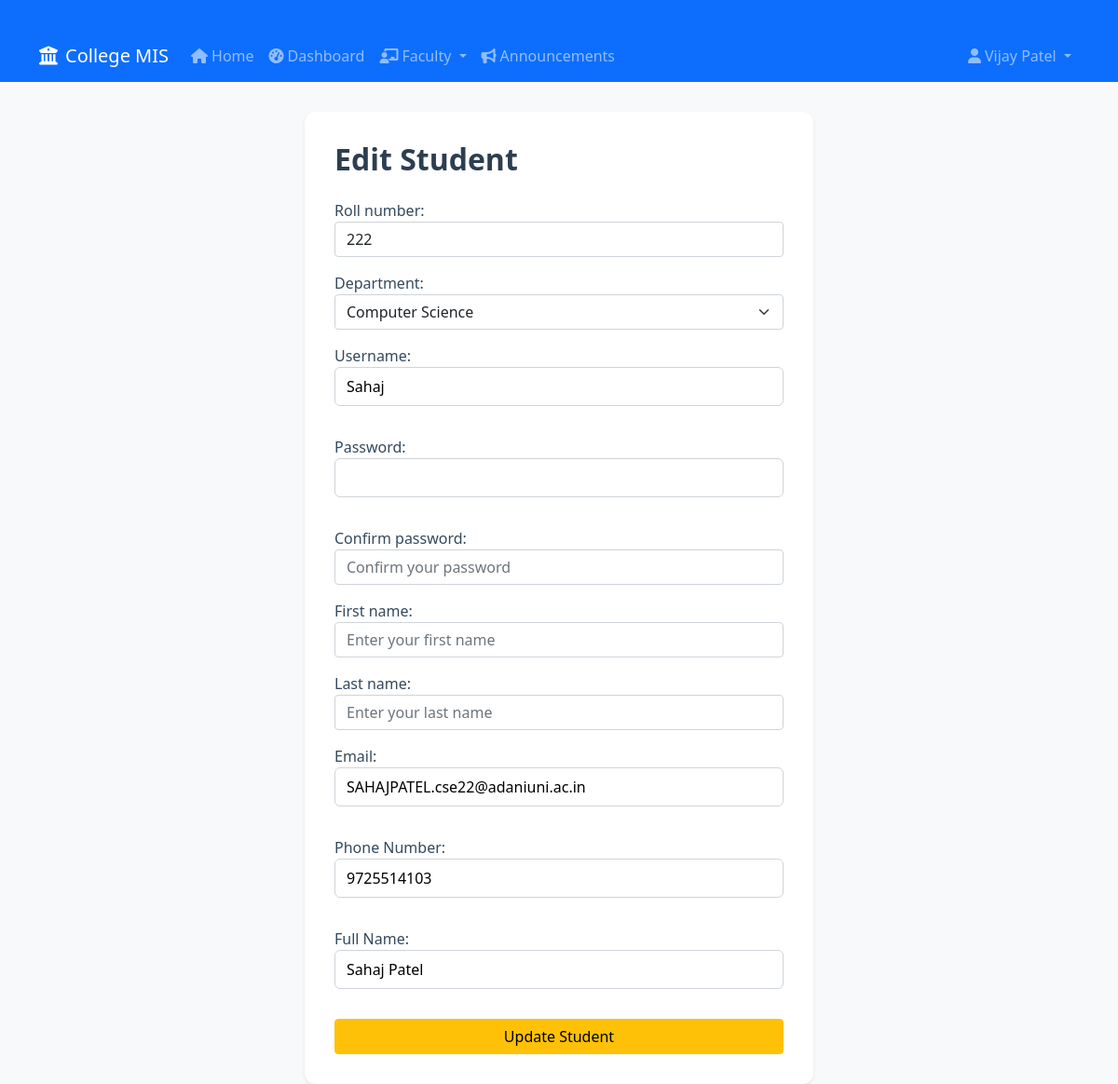
The page /faculty/students/1/edit/ (signed in) on the database its author committed.
### core/models.py (models this page shows, shortened)
class User(AbstractUser):
    is_student = models.BooleanField(default=False)
    is_faculty = models.BooleanField(default=False)

class Student(models.Model):
    DEPARTMENT_CHOICES = [
        ('computer_science', 'Computer Science'),
        ('information_technology', 'Information Technology'),
        ('electronics', 'Electronics & Communication'),
        ('mechanical', 'Mechanical Engineering'),
        ('civil', 'Civil Engineering'),
        ('electrical', 'Electrical Engineering'),
        ('business', 'Business Administration'),
        ('arts', 'Arts & Humanities'),
        ('science', 'Science'),
        ('commerce', 'Commerce'),
        ('other', 'Other'),
    ]
    user = models.OneToOneField('core.User', on_delete=models.CASCADE)
    roll_number = models.CharField(max_length=20, unique=True)
    phone_number = models.CharField(max_length=20, blank=True)
    department = models.CharField(max_length=50, choices=DEPARTMENT_CHOICES, default='computer_science')
    subjects = models.ManyToManyField(Subject, blank=True)

### faculty/views.py (the view)
# urls.py: path('students/<int:student_id>/edit/', edit_student, name='edit_student'),
@login_required
def edit_student(request, student_id):
    if not hasattr(request.user, 'faculty'):
        return redirect('login')
    student = get_object_or_404(Student, id=student_id)
    class EditStudentForm(StudentRegistrationForm):
        username = forms.CharField(initial=student.user.username)
        password = forms.CharField(widget=forms.PasswordInput, required=False)
        name = forms.CharField(label='Full Name', initial=student.user.first_name)
        email = forms.EmailField(initial=student.user.email)
        phone_number = forms.CharField(label='Phone Number', initial=student.phone_number)
    if request.method == 'POST':
        form = EditStudentForm(request.POST, instance=student)
        if form.is_valid():
            user = student.user
            user.username = form.cleaned_data['username']
            if form.cleaned_data['password']:
                user.set_password(form.cleaned_data['password'])
            user.first_name = form.cleaned_data['name']
            user.email = form.cleaned_data['email']
            user.save()
            student.phone_number = form.cleaned_data['phone_number']
            student.roll_number = form.cleaned_data['roll_number']
            student.save()
            messages.success(request, 'Student updated successfully!')
            return redirect('manage_students')
    else:
        form = EditStudentForm(instance=student)
    return render(request, 'faculty/edit_student.html', {'form': form, 'student': student})

### faculty/views.py
    class EditStudentForm(StudentRegistrationForm):
        username = forms.CharField(initial=student.user.username)
        password = forms.CharField(widget=forms.PasswordInput, required=False)
        name = forms.CharField(label='Full Name', initial=student.user.first_name)
        email = forms.EmailField(initial=student.user.email)
        phone_number = forms.CharField(label='Phone Number', initial=student.phone_number)

### templates/faculty/edit_student.html (shortened to what this page needs)
{% extends 'base.html' %}
{% block content %}
<div class="row justify-content-center">
  <div class="col-md-6">
    <div class="card shadow-sm">
      <div class="card-body">
        <h2 class="mb-4">Edit Student</h2>
        <form method="post">
          {% for field in form %}
            <div class="mb-3">
              {{ field.label_tag }}
              {{ field }}
            </div>
          {% endfor %}
          <button type="submit" class="btn btn-warning w-100">Update Student</button>
        </form>
      </div>
    </div>
  </div>
</div>
{% endblock %}

### templates/base.html (shortened to what this page needs)
{% load static %}
<!DOCTYPE html>
<html lang="en">
<head>
    <link href="https://cdn.jsdelivr.net/npm/bootstrap@5.1.3/dist/css/bootstrap.min.css" rel="stylesheet">
    <link rel="stylesheet" href="https://cdnjs.cloudflare.com/ajax/libs/font-awesome/6.0.0/css/all.min.css">
    <link rel="stylesheet" href="{% static 'css/styles.css' %}">
</head>
<body>
    <nav class="navbar navbar-expand-lg navbar-dark bg-primary">
        <div class="container">
            <a class="navbar-brand" href="{% url 'home' %}">
                <i class="fas fa-university me-2"></i>College MIS
            </a>
            <div class="collapse navbar-collapse" id="navbarNav">
                <ul class="navbar-nav me-auto">
                    <li class="nav-item">
                        <a class="nav-link" href="{% url 'home' %}">
                            <i class="fas fa-home me-1"></i>Home
                        </a>
                    </li>
                    {% if user.is_authenticated %}
                        <li class="nav-item">
                            <a class="nav-link" href="{% url 'dashboard' %}">
                                <i class="fas fa-tachometer-alt me-1"></i>Dashboard
                            </a>
                        </li>
                        {% if user.faculty %}
                            <li class="nav-item dropdown">
                                <a class="nav-link dropdown-toggle" href="#" id="navbarDropdown" role="button" data-bs-toggle="dropdown">
                                    <i class="fas fa-chalkboard-teacher me-1"></i>Faculty
                                </a>
                            </li>
                        {% endif %}
                        <li class="nav-item">
                            <a class="nav-link" href="{% url 'announcement_list' %}">
                                <i class="fas fa-bullhorn me-1"></i>Announcements
                            </a>
                        </li>
                    {% endif %}
                </ul>
                <ul class="navbar-nav">
                    {% if user.is_authenticated %}
                        <li class="nav-item dropdown">
                            <a class="nav-link dropdown-toggle" href="#" id="userDropdown" role="button" data-bs-toggle="dropdown">
                                <i class="fas fa-user me-1"></i>{{ user.first_name }} {{ user.last_name }}
                            </a>
                        </li>
                    {% endif %}
                </ul>
            </div>
        </div>
    </nav>
    <main class="container mt-4">
        {% block content %}{% endblock %}
    </main>
</body>
</html>

### static/css/styles.css (style rules this page uses)
body { background-color: #f8f9fa; }
.navbar { margin-bottom: 2rem; }
.container { margin-top: 2rem; }
.card { border-radius: 12px; box-shadow: 0 4px 24px rgba(0,0,0,0.08), 0 1.5px 4px rgba(0,0,0,0.03); border: none; background: #fff; }
.card-body { padding: 2rem; }
h2 { font-weight: 600; color: #2c3e50; }
form label { font-weight: 500; color: #34495e; }
form input, form select { border-radius: 6px; border: 1px solid #ced4da; padding: 0.5rem 0.75rem; margin-bottom: 1rem; width: 100%; box-sizing: border-box; }

### rows shown on the page
User: first_name "Vijay Patel"
Student: form "222" "Computer Science" "9725514103"
User: form "Sahaj" "SAHAJPATEL.cse22@adaniuni.ac.in"

### other values the page prints
{{ field.label_tag }} "Roll number:" "Department:" "Username:" "Password:" "Confirm password:" "First name:" "Last name:" "Email:" "Phone Number:" "Full Name:"
